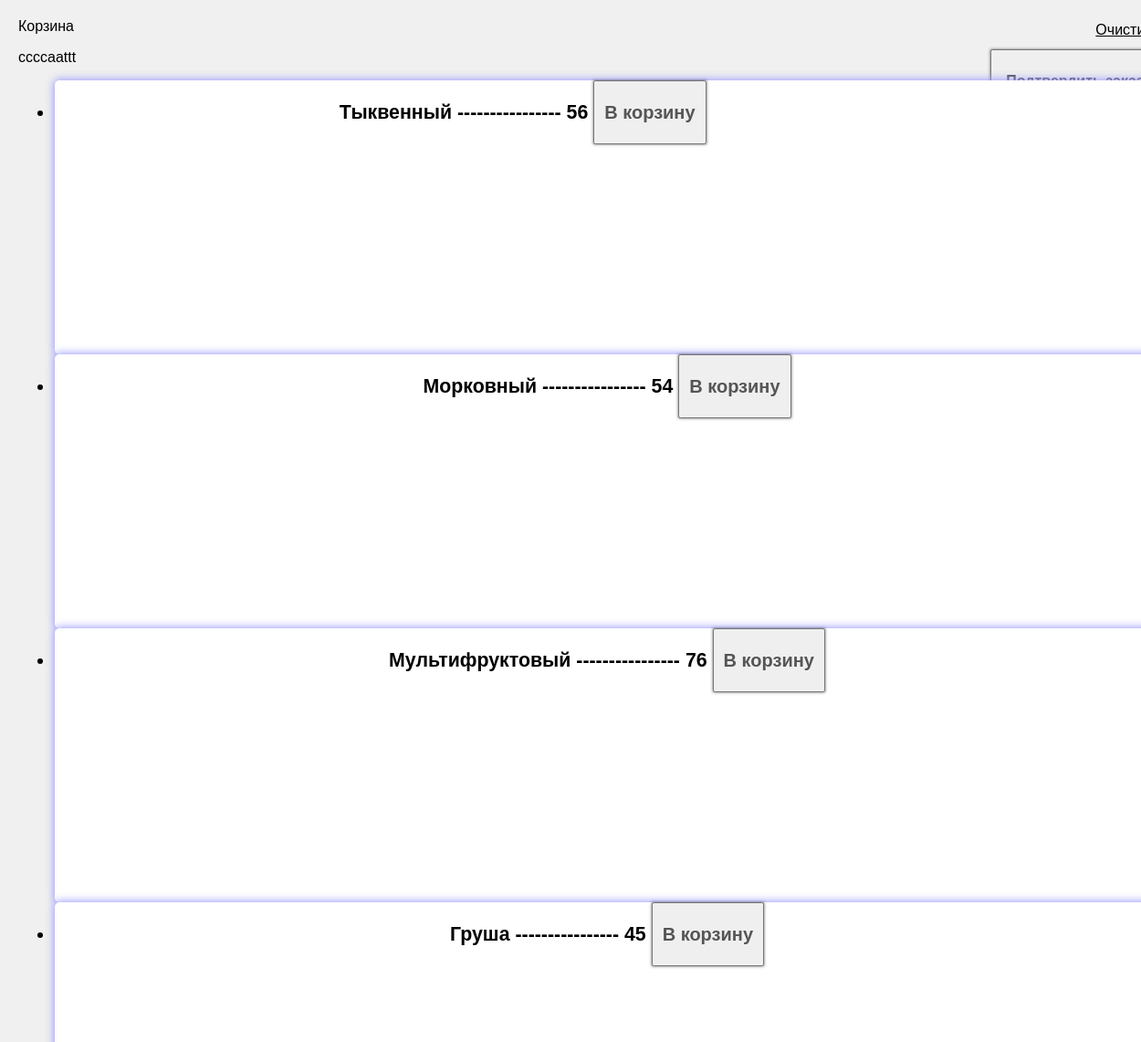
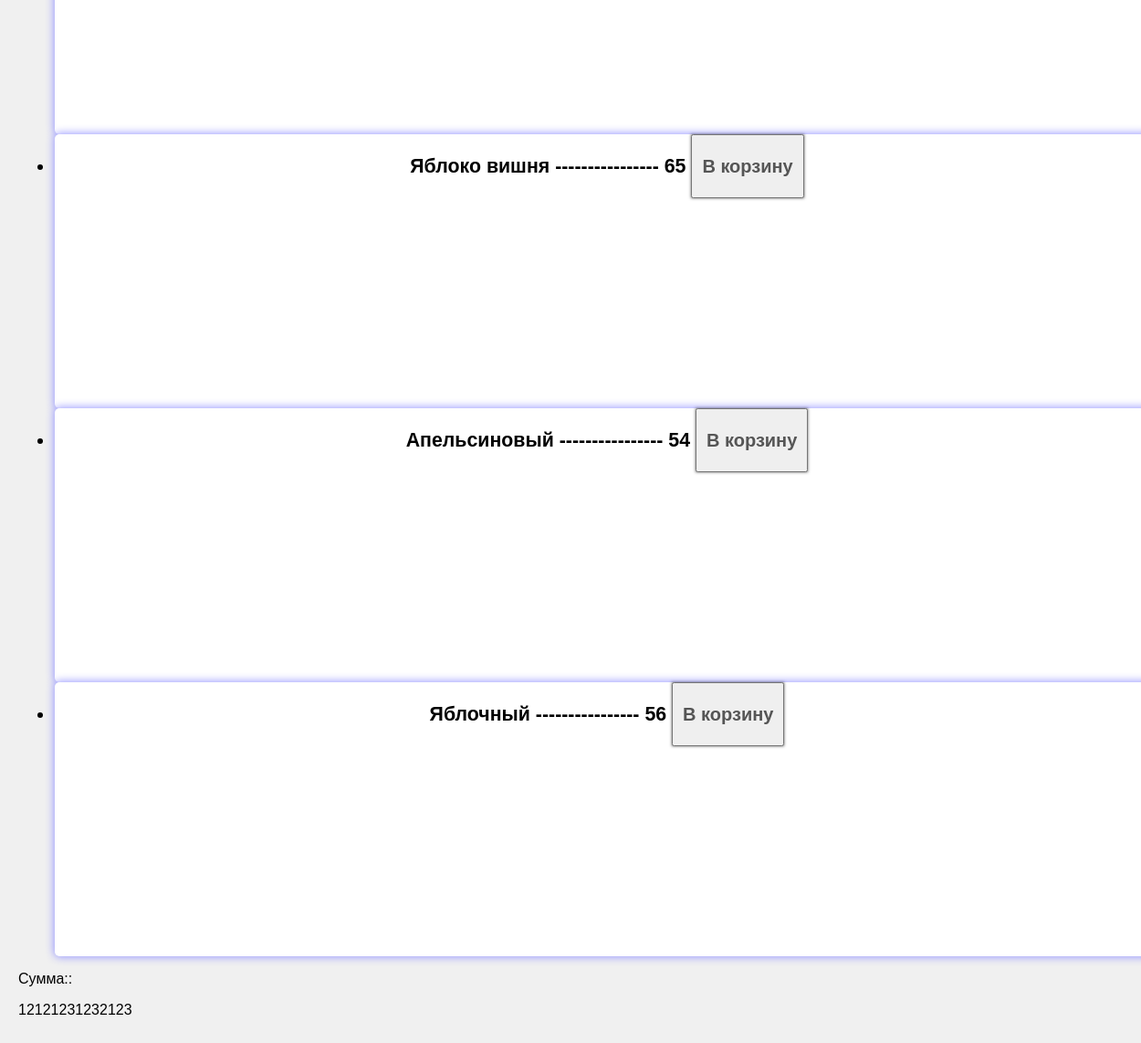
Screenshot of /Page2.php?subcatId=35 with the database file from the repository (2 pictures, top to bottom).
### tables this page shows
CREATE TABLE IF NOT EXISTS `products` (
  `id` int(11) NOT NULL,
  `position` int(11) NOT NULL,
  `subcat` int(11) NOT NULL,
  `title` varchar(100) NOT NULL,
  `desc` text NOT NULL,
  `yield` double NOT NULL,
  `price` double NOT NULL,
  `zakaz` double NOT NULL
);

### Page2.php (the view, shortened to what this page needs)
<?php
include ("blocks/bd.php");
if (isset($_GET['subcatId'])) {$subcatId=$_GET['subcatId'];}
  ?>
<!DOCTYPE HTML PUBLIC "-//W3C//DTD HTML 4.01 Transitional//EN" "http://www.w3.org/TR/html4/loose.dtd">
<html>
<head>
	<link href="css/style.css"  type="text/css" rel="stylesheet">
	<link href="css/wicart.css" type="text/css" rel="stylesheet">
</head>
<body>
<div id="wrapper">
	<div class="bsk">
		<a href="#" onclick="cart.clearBasket()" style="float: right; margin-top: 4px">Очистить</a>
		<span id="basketwidjet" onclick="cart.showWinow('bcontainer', 1)"> Корзина </span>
		<div id="schet" class="border"> <ul id='schetlist'> 	</ul>
			<button class='bbutton' onclick="cart.confirmOrder()">Подтвердить заказ</button>
		</div>
	</div>
	<?php
	echo "$cat ccccaattt";
	$result = mysqli_query($connect, "SELECT * FROM products WHERE subcat=$subcatId");
	if (mysqli_num_rows($result) > 0)
	{
		$myrow = mysqli_fetch_array($result);
	}
	else
	{
		echo "<p> В данной категории нет работ </p>";
		exit();
	}
	?>
	<ul>
		<?php
		do {
			$productId = $myrow['id'];
			$productName = $myrow['title'];
			$productPrice = $myrow['price'];
			?>
			<li class="product" id="<?php echo "$productId"; ?>" >
				<span class="productName">   <?php echo "$productName"; ?>     </span>
				----------------
				<span class="productPrice">  <?php echo "$productPrice";  ?> </span>
				<button data-pr="<?php echo "$productId"; ?>" class="incart"
									onclick="cart.addToCart(this,
															'<?php echo "$productId"; ?>',
															'<?php echo "$productName"; ?>',
															'<?php echo "$productPrice";  ?>')" >В корзину</button>
			</li>
		<?php
		}
		while ($myrow = mysqli_fetch_array ($result));
		?>
	</ul>
	<p> Сумма:: <span id="total">  </span>  </p>
	<p class="common"> 12121231232123 </p>
</div>

### css/style.css (style rules this page uses)
html, body { padding: 0; margin: 0; background: #FFF; }
a { //color: #004080; color: #000; font-size: 16px; }
.border { -webkit-border-radius: 5px; -moz-border-radius: 5px; border-radius: 10px; }
button { color: #555; padding: 10px; font: bold 20px Arial; height: 70px; -webkit-box-shadow: 0px 0px 3px 0px rgba(50, 50, 50, 0.75); -moz-box-shadow: 0px 0px 3px 0px rgba(50, 50, 50, 0.75); box-shadow: 0px 0px 3px 0px rgba(50, 50, 50, 0.75); }
#wrapper { width: 100%; //border-left: 5px solid #999; //border-right: 5px solid #999; padding: 20px; background: #F0F0F0; margin: 0 auto; position: relative; overflow: hidden; }
.product { position: relative; min-height: 300px; min-width: 200px; box-sizing: border-box; text-align: center; font-weight: bold; font-size: 16pt; border-radius: 5px; box-shadow: 0 0 10px 1px #99f; background-color: #fff; }

### css/wicart.css (style rules this page uses)
.bbutton, .bbutDel { color: #555; -webkit-box-shadow: 0px 0px 3px 0px rgba(50, 50, 50, 0.75); -moz-box-shadow: 0px 0px 3px 0px rgba(50, 50, 50, 0.75); box-shadow: 0px 0px 3px 0px rgba(50, 50, 50, 0.75); padding: 15px; font: bold 16px Arial; float: right; }

### rows the page displays
products: title "Тыквенный", price "56"
products: title "Морковный", price "54"
products: title "Мультифруктовый", price "76"
products: title "Груша", price "45"
products: title "Яблоко вишня", price "65"
products: title "Апельсиновый", price "54"
products: title "Яблочный", price "56"
